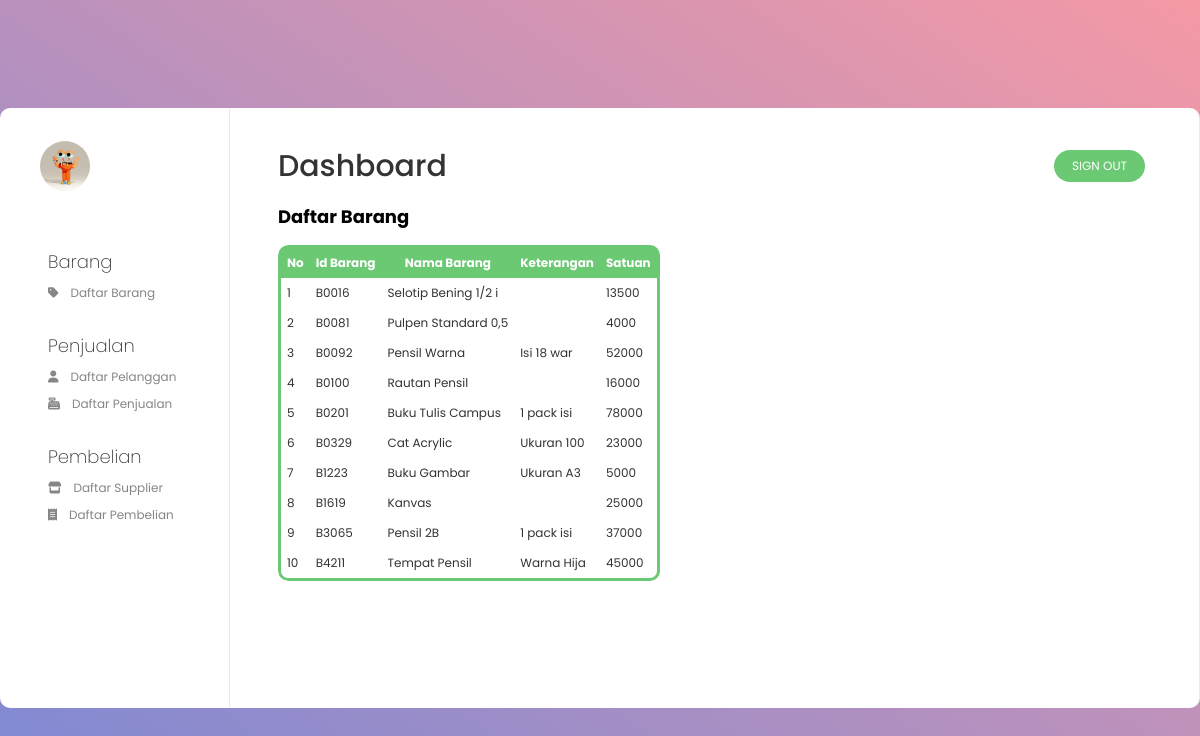
The page /dataBarang_view.php (signed in) on the database as committed earlier.
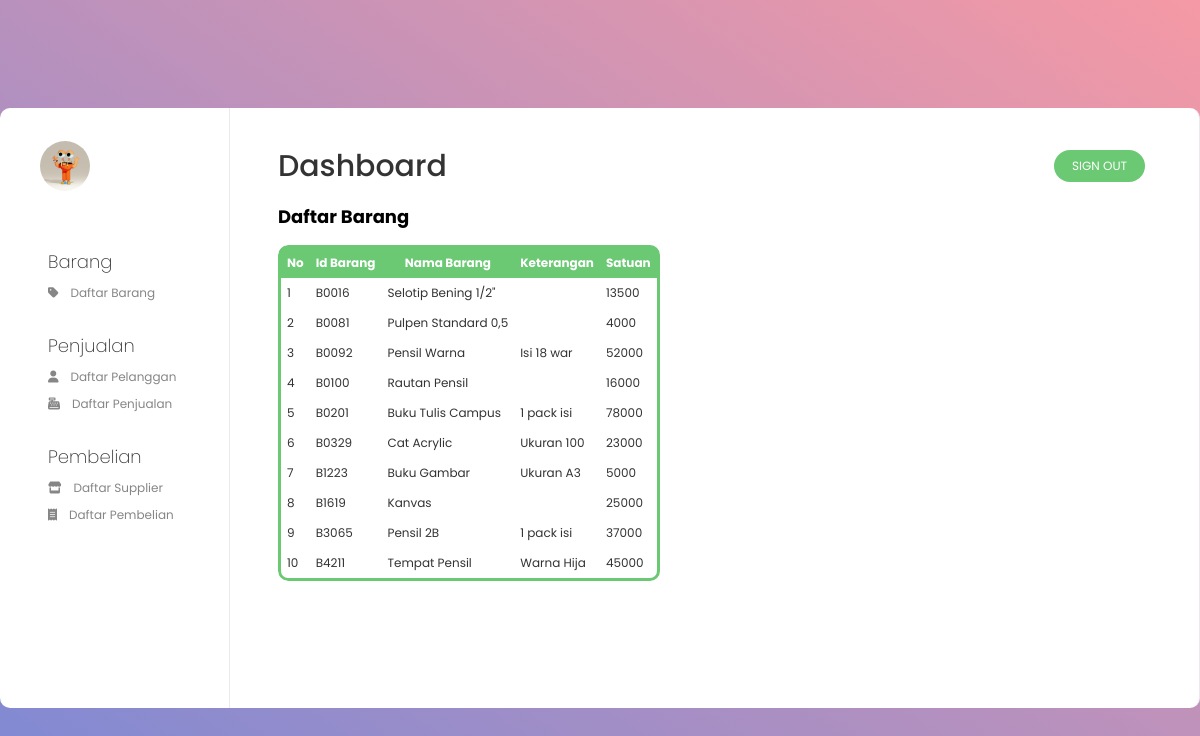
The same page on the database as committed later.
### tables this page shows
CREATE TABLE `barang` (
  `IdBarang` char(5) NOT NULL,
  `NamaBarang` char(20) NOT NULL,
  `Keterangan` char(10) DEFAULT NULL,
  `Satuan` varchar(10) DEFAULT NULL,
  `IdPengguna` char(5) NOT NULL
);

### DBController.php (called while the page is built, shortened)
<?php
class DBController
{
    private $user = "root";
    private $password = "";
    private $serverHost = "localhost";
    private $databaseTarget = "assignment_2";
    function connectDB()
    {
        $conn = mysqli_connect($this->serverHost, $this->user, $this->password, $this->databaseTarget);
        return $conn;
    }
    function runQuery($query)
    {
        $conn = $this->connectDB();
        $result = mysqli_query($conn, $query);
        while ($row = mysqli_fetch_assoc($result)) {
            $resultset[] = $row;
        }
        if (!empty($resultset))
            return $resultset;
    }
}

### dataBarang_view.php (the view, shortened to what this page needs)
<?php
include_once("DBController.php");
$db_handle = new DBController();
$query = "SELECT * FROM barang";
try {
    $value = $db_handle->runQuery($query);
    $no = 1;
?>
<html>
    <head>
        <link rel="stylesheet" type="text/css" href="style.css">
    </head>
    <body>
        <div class="center">
            <header class="menu">
                <figure class="user">
                    <div class="user-avatar">
                        <img src="img/avatar.jpg">
                    </div>
                </figure>
                <nav>
                    <section class="barang">
                        <h3>Barang</h3>
                        <ul>
                            <li>
                                <a href="dataBarang_view.php">
                                    <i class="fas fa-tag"></i>
                                    Daftar Barang
                                </a>
                            </li>
                        </ul>
                    </section>
                    <section class="penjualan">
                        <h3>Penjualan</h3>
                        <ul>
                            <li>
                                <a href="dataPelanggan_view.php">
                                    <i class="fas fa-user"></i>
                                    Daftar Pelanggan
                                </a>
                            </li>
                        </ul>
                        <ul>
                            <li>
                                <a href="dataPenjualan_view.php">
                                    <i class="fas fa-cash-register"></i>
                                    Daftar Penjualan
                                </a>
                            </li>
                        </ul>
                    </section>
                    <section class="penjualan">
                        <h3>Pembelian</h3>
                        <ul>
                            <li>
                                <a href="dataSupplier_view.php">
                                    <i class="fas fa-store"></i>
                                    Daftar Supplier
                                </a>
                            </li>
                        </ul>
                        <ul>
                            <li>
                                <a>
                                    <i class="fas fa-receipt"></i>
                                    Daftar Pembelian
                                </a>
                            </li>
                        </ul>
                    </section>
                </nav>
            </header>
            <main class="content-wrap">
                <header class="content-head">
                    <h1>Dashboard</h1>
                    <div class="action">
                        <button onclick="location.href = 'logout.php';">
                            Sign out
                        </button>
                    </div>
                </header>
                <div class="container">
                    <h2>Daftar Barang</h2>
                    <div class="box-2">
                        <table class="content-table">
                            <tr>
                                <th>No</th>
                                <th>Id Barang</th>
                                <th>Nama Barang</th>
                                <th>Keterangan</th>
                                <th>Satuan</th>
                            </tr>
                            <?php
                            foreach ($value as $key => $value) {
                            ?>
                                <tr>
                                    <td><?php echo $no++; ?></td>
                                    <td><?php echo $value['IdBarang']; ?></td>
                                    <td><?php echo $value['NamaBarang']; ?></td>
                                    <td><?php echo $value['Keterangan']; ?></td>
                                    <td><?php echo $value['Satuan']; ?></td>
                                </tr>
                            <?php
                            }
                            ?>
                        </table>
                    </div>
                </div>
            </main>
        </div>
    </body>
    </html>
<?php
} catch (Exception $e) {
    echo "<script>alert('Internal Server Error')</script>";
    echo "<meta http-equiv='refresh' content='0; url=dataBarang.php'>";
}

Rows that differ between the two databases and show on the page:
changed barang "B0016": NamaBarang "Selotip Bening 1/2 i" → "Selotip Bening 1/2\""
